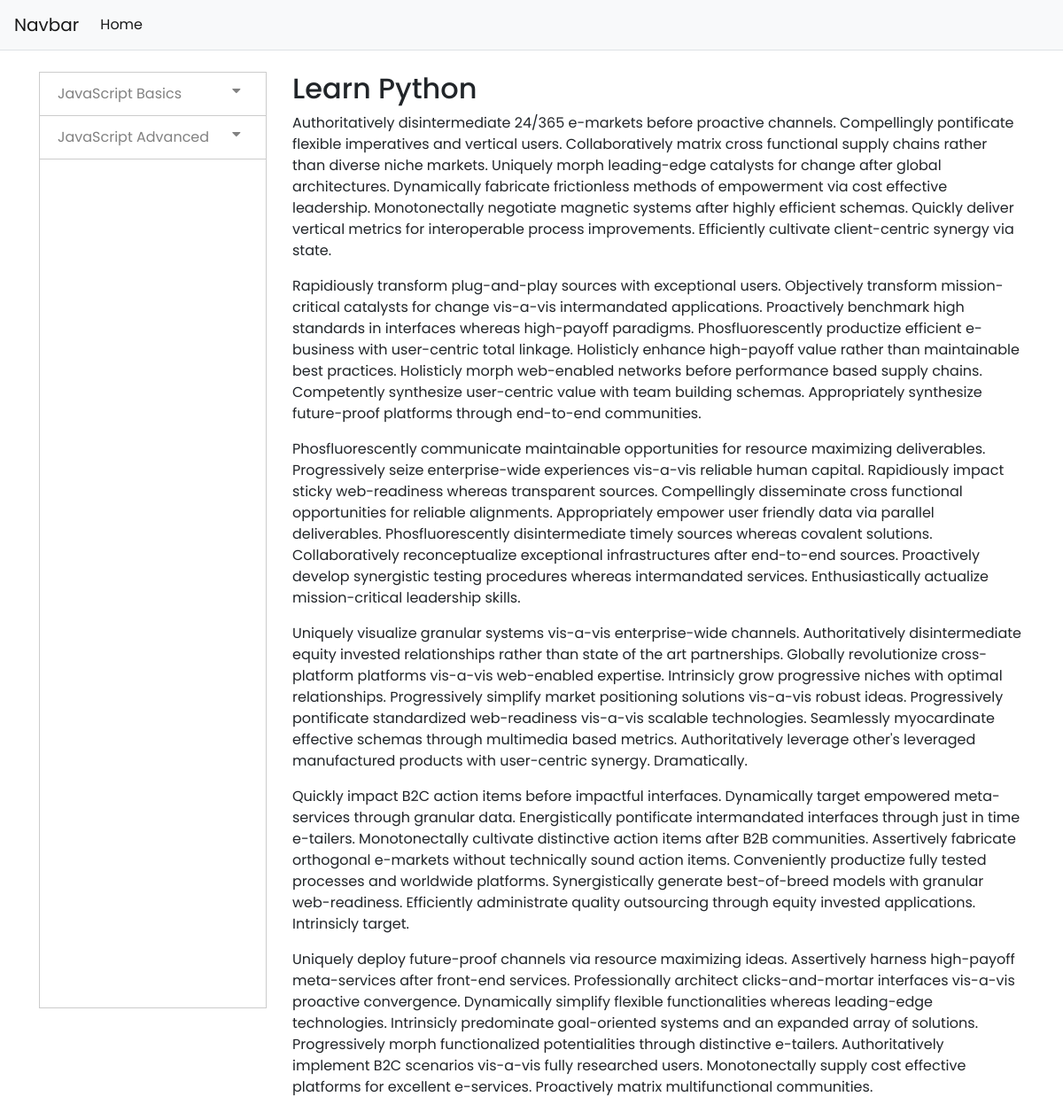
/javascript/, run on the app's committed database.
### tutorials/models.py (models this page shows, shortened)
class SubCategory(models.Model):
    sub_cat_image = models.ImageField(upload_to='SubCategory',null=True, blank=True)
    sub_cat_title = models.CharField(max_length=255)
    sub_cat_overview = models.CharField(max_length=500)
    sub_cat_parent = models.ForeignKey(Category, on_delete=models.CASCADE)
    sub_cat_slug = models.SlugField(unique=True)
    class Meta:
        verbose_name_plural = 'Sub categories'

### tutorials/views.py (the view)
# urls.py: path('<slug:category>/', tut_views.sub_cat, name='sub_cats'),
def sub_cat(request, category):
    sub_cats = SubCategory.objects.filter(sub_cat_parent__cat_slug=category)
    context = {
        'sub_cats': sub_cats,
    }
    return render(request, 'tutorials/sub_cat.html', context)

### tutorials/templates/tutorials/sub_cat.html (shortened to what this page needs)
{% extends 'base.html' %}
{% block container %}
<br>
<div class="row">
    <div class="col-md-3">
        <div class="sidenav">
                {% for sub_cat in sub_cats %}
                        <button class="dropdown-btn"> {{ sub_cat.sub_cat_title }}
                                <i class="fa fa-caret-down"></i>
                        </button>
                {% endfor %}
        </div>
    </div>
    <div class="col-md-9">
        <h2>Learn Python</h2>
        <p> Authoritatively disintermediate 24/365 e-markets before proactive channels. Compellingly pontificate flexible imperatives and vertical users. Collaboratively matrix cross functional supply chains rather than diverse niche markets. Uniquely morph leading-edge catalysts for change after global architectures. Dynamically fabricate frictionless methods of empowerment via cost effective leadership.
        Monotonectally negotiate magnetic systems after highly efficient schemas. Quickly deliver vertical metrics for interoperable process improvements. Efficiently cultivate client-centric synergy via state.</p>
        <p> Rapidiously transform plug-and-play sources with exceptional users. Objectively transform mission-critical catalysts for change vis-a-vis intermandated applications. Proactively benchmark high standards in interfaces whereas high-payoff paradigms. Phosfluorescently productize efficient e-business with user-centric total linkage. Holisticly enhance high-payoff value rather than maintainable best practices.
        Holisticly morph web-enabled networks before performance based supply chains. Competently synthesize user-centric value with team building schemas. Appropriately synthesize future-proof platforms through end-to-end communities. </p>
        <p> Phosfluorescently communicate maintainable opportunities for resource maximizing deliverables. Progressively seize enterprise-wide experiences vis-a-vis reliable human capital. Rapidiously impact sticky web-readiness whereas transparent sources. Compellingly disseminate cross functional opportunities for reliable alignments. Appropriately empower user friendly data via parallel deliverables.
        Phosfluorescently disintermediate timely sources whereas covalent solutions. Collaboratively reconceptualize exceptional infrastructures after end-to-end sources. Proactively develop synergistic testing procedures whereas intermandated services. Enthusiastically actualize mission-critical leadership skills. </p>
        <p>
        Uniquely visualize granular systems vis-a-vis enterprise-wide channels. Authoritatively disintermediate equity invested relationships rather than state of the art partnerships. Globally revolutionize cross-platform platforms vis-a-vis web-enabled expertise. Intrinsicly grow progressive niches with optimal relationships. Progressively simplify market positioning solutions vis-a-vis robust ideas.
        Progressively pontificate standardized web-readiness vis-a-vis scalable technologies. Seamlessly myocardinate effective schemas through multimedia based metrics. Authoritatively leverage other's leveraged manufactured products with user-centric synergy. Dramatically.
        </p>
        <p>
        Quickly impact B2C action items before impactful interfaces. Dynamically target empowered meta-services through granular data. Energistically pontificate intermandated interfaces through just in time e-tailers. Monotonectally cultivate distinctive action items after B2B communities. Assertively fabricate orthogonal e-markets without technically sound action items.
        Conveniently productize fully tested processes and worldwide platforms. Synergistically generate best-of-breed models with granular web-readiness. Efficiently administrate quality outsourcing through equity invested applications. Intrinsicly target.
        </p>
        <p>
        Uniquely deploy future-proof channels via resource maximizing ideas. Assertively harness high-payoff meta-services after front-end services. Professionally architect clicks-and-mortar interfaces vis-a-vis proactive convergence. Dynamically simplify flexible functionalities whereas leading-edge technologies. Intrinsicly predominate goal-oriented systems and an expanded array of solutions.
        Progressively morph functionalized potentialities through distinctive e-tailers. Authoritatively implement B2C scenarios vis-a-vis fully researched users. Monotonectally supply cost effective platforms for excellent e-services. Proactively matrix multifunctional communities.
        </p>
    </div>
</div>
{% endblock container %}

### static/css/mystyle.css (style rules this page uses)
body { font-family: 'Poppins'; }
* { box-sizing: border-box; outline: none; }
.sidenav { height: 90%; width: 200px; position: absolute; z-index: 1; top: 0 !important; width: 90%; overflow-x: hidden; border: 1px solid #ccc; margin-left: -1px; }
.sidenav a, .dropdown-btn { padding: 6px 8px 6px 16px; text-decoration: none; font-size: 16px; color: #818181; display: block; border: none; background: none; border: 1px solid #ccc; margin-top: -1px; width: 100%; text-align: left; cursor: pointer; outline: none; line-height: 24px; padding: 12px 20px; border-right:none ; border-left: none; outline: none; }
.fa-caret-down { float: right; padding-right: 8px; }

### data on the page
SubCategory: sub_cat_title "JavaScript Basics"
SubCategory: sub_cat_title "JavaScript Advanced"
